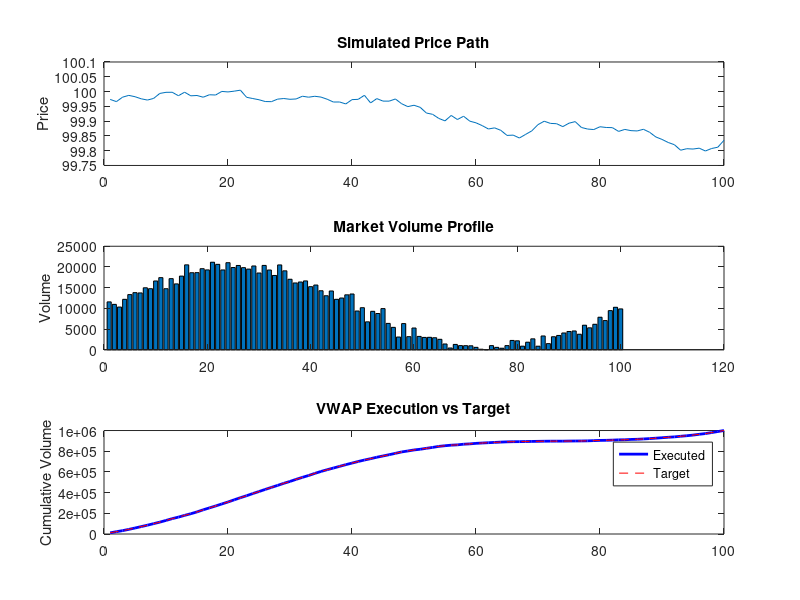

This chart was generated by the following MATLAB code:
% VWAP Execution Simulation (No Toolboxes)
% BuyPolar Capital - Execution Module (MATLAB)

%% Parameters
n = 100;                   % number of time intervals
total_volume = 1e6;        % total volume to execute
price_start = 100;
volatility = 0.01;

rng(1);

%% Simulate price and market volume profile
time = (1:n)';
price = price_start + cumsum(volatility * randn(n,1));
market_volume = round(1e4 * (1 + sin(2*pi*time/n) + 0.1*randn(n,1))); % bell-shaped profile
market_volume(market_volume < 0) = 1000;

%% Compute target VWAP schedule
vwap_weights = market_volume / sum(market_volume);
vwap_target = vwap_weights * total_volume;
vwap_cum = cumsum(vwap_target);

%% Simulate execution with slippage model
actual_exec = zeros(n,1);
exec_price = zeros(n,1);
slippage_rate = 0.02; % percent of price impact per volume share

for i = 1:n
    trade_vol = vwap_target(i);
    slip = slippage_rate * (trade_vol / market_volume(i));
    exec_price(i) = price(i) * (1 + slip);
    actual_exec(i) = trade_vol;
end

avg_exec_price = sum(exec_price .* actual_exec) / sum(actual_exec);
vwap_market = sum(price .* market_volume) / sum(market_volume);

%% Plot
if ~exist('plots', 'dir')
    mkdir('plots');
end

figure;
subplot(3,1,1);
plot(time, price);
title('Simulated Price Path'); ylabel('Price');

subplot(3,1,2);
bar(time, market_volume);
title('Market Volume Profile'); ylabel('Volume');

subplot(3,1,3);
plot(time, cumsum(actual_exec), 'b-', 'LineWidth', 2); hold on;
plot(time, vwap_cum, 'r--');
title('VWAP Execution vs Target'); ylabel('Cumulative Volume'); legend('Executed', 'Target');

print(gcf, fullfile('plots','vwap_execution_simulation'), '-dpdf');

fprintf('VWAP Market Price: %.4f\n', vwap_market);
fprintf('Average Execution Price: %.4f\n', avg_exec_price);

disp('VWAP execution simulation complete.');
